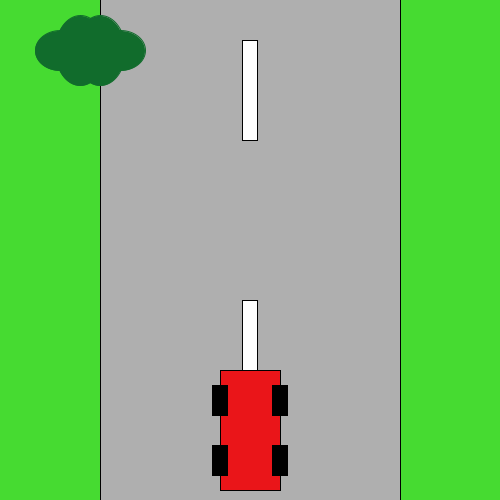
Frame 1 (no input)
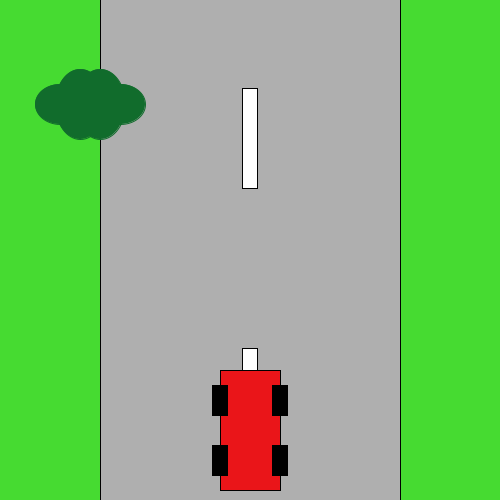
Frame 60 (the mouse pressed at the canvas centre just before this capture)
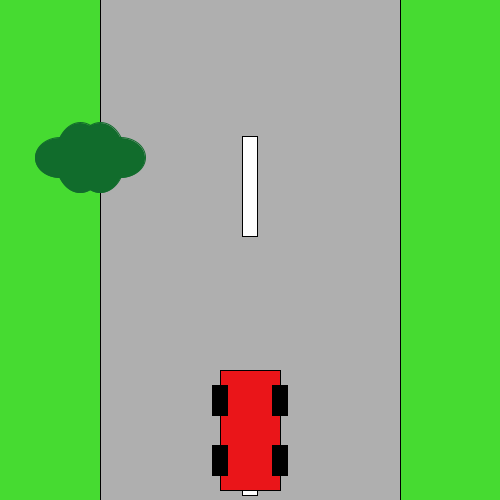
Frame 120 (the mouse held since frame 60 and released just before this capture)

The Processing sketch that drew these frames (run headless with seeded random() and noise(); from frame 60 on, the mouse is pressed at the canvas centre):

// Processing sketch: projekt_Sp1
// ── projekt_Sp1.pde
int x= 250; // x location
int y= 430; // y location
float thesize = 120; // size
float hjul = thesize/4; // position of wheels relative to car
color fillVal = color(126);
boolean skift = true;
float rspeed = 0.8;
float rspeed1 =0.8;
float bspeed = 0.9;
float ry1 = 90;
float ry2 = 350;
float xpos = 250;
float rectheight = 100;
float ely1 = 50;
//boolean isGameOver = false;
int score = 0;


void setup() {
  size(500, 500);
}

void draw() {

  //speed of the rectangels
  ely1 = ely1 + bspeed;
  ry1 = ry1 + rspeed1;
  ry2 = ry2 + rspeed;

  // if the rect reaches end of window then draw it at the top
  if (ry2 -50 > height ) {
    ry2 = 70;
  }

  // if the rect reaches end of window then draw it at the top
  if (ry1 -50 > height ) {
    ry1 = 70;
  }



  background(#46DB31);
  stroke(0);
  fill(#EA1519);
  rectMode(CENTER);

  // Gade
  fill(175);
  rect(250, 100, 300, 800);

  // Striber på vejen
  fill(255);
  rect(xpos, ry1, 15, 100);
  rect(xpos, ry2, 15, 100);


  //bilkrop
  fill(#EA1519);
  rect(x, y, thesize/2, thesize);


  // hjul
  fill(0);
  rect(x - hjul, y-hjul, hjul/2, hjul);
  rect(x+ hjul, y-hjul, hjul/2, hjul);
  rect(x-hjul, y+hjul, hjul/2, hjul);
  rect(x+hjul, y+hjul, hjul/2, hjul);

  //Forhindring
  ellipseMode(CENTER);
  stroke(#116C2C);
  fill(#116C2C);
  ellipse(100, ely1, 50, 70);
  ellipse(80, ely1, 50, 70);
  ellipse(60, ely1, 50, 40);
  ellipse(120, ely1, 50, 40);

  if (ely1 > height) {
    ely1= 0; // Reset the object to the top
  }
}
//keyPressed() {
void keyPressed() {
  if (keyCode == RIGHT) {
    x = x + 50;
  } else if (keyCode == LEFT) {
    x = x- 50;
  }
}
